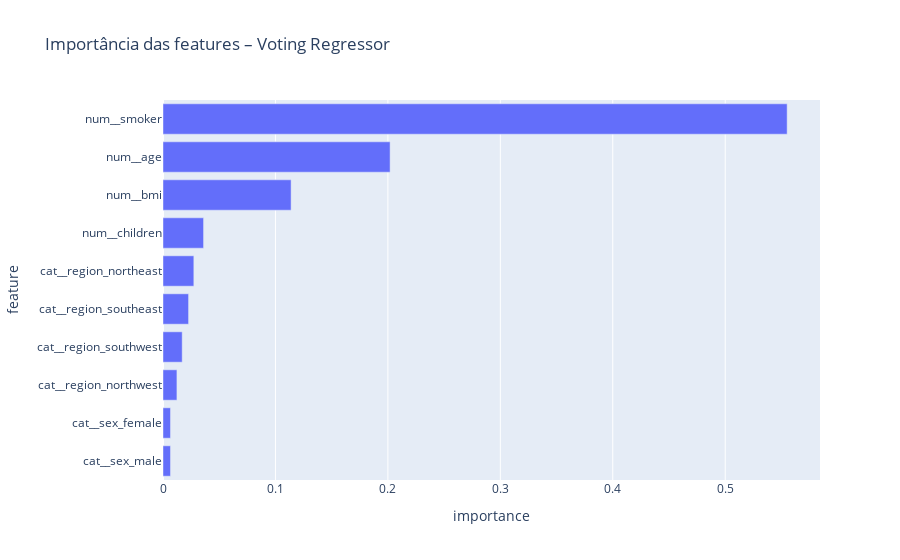

Notebook source saved alongside this figure:
### Code cell
# Criar um grafico para mostrar a importancia
fig = px.bar(
    importance_df,
    x='importance',
    y='feature',
    title='Importância das features – Voting Regressor',
    orientation='h'
)

fig.show()

### Figure 1 — Plotly figure (JSON) as saved in the notebook; plotly's stock layout.template omitted (floating-point values rounded to 4 significant figures)
{"data": [{"hovertemplate": "importance=%{x}<br>feature=%{y}<extra></extra>", "legendgroup": "", "marker": {"color": "#636efa", "pattern": {"shape": ""}}, "name": "", "orientation": "h", "showlegend": false, "textposition": "auto", "type": "bar", "x": [0.006653, 0.006654, 0.01239, 0.01707, 0.02275, 0.02743, 0.03608, 0.1139, 0.202, 0.5551], "xaxis": "x", "y": ["cat__sex_male", "cat__sex_female", "cat__region_northwest", "cat__region_southwest", "cat__region_southeast", "cat__region_northeast", "num__children", "num__bmi", "num__age", "num__smoker"], "yaxis": "y"}], "layout": {"barmode": "relative", "legend": {"tracegroupgap": 0}, "title": {"text": "Importância das features – Voting Regressor"}, "xaxis": {"anchor": "y", "domain": [0, 1], "title": {"text": "importance"}}, "yaxis": {"anchor": "x", "domain": [0, 1], "title": {"text": "feature"}}}}
